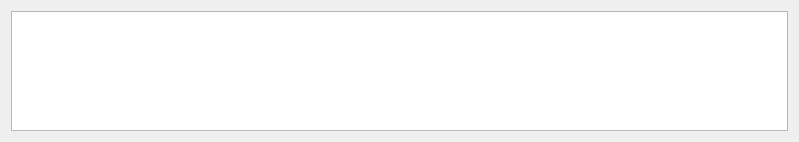
<?xml version="1.0" encoding="UTF-8"?>
<ui version="4.0">
 <class>ItemsList</class>
 <widget class="QWidget" name="ItemsList">
  <property name="geometry">
   <rect>
    <x>0</x>
    <y>0</y>
    <width>799</width>
    <height>142</height>
   </rect>
  </property>
  <property name="sizePolicy">
   <sizepolicy hsizetype="Expanding" vsizetype="Expanding">
    <horstretch>0</horstretch>
    <verstretch>0</verstretch>
   </sizepolicy>
  </property>
  <property name="minimumSize">
   <size>
    <width>799</width>
    <height>142</height>
   </size>
  </property>
  <property name="maximumSize">
   <size>
    <width>2000</width>
    <height>1000</height>
   </size>
  </property>
  <property name="windowTitle">
   <string>Form</string>
  </property>
  <layout class="QGridLayout" name="gridLayout">
   <item row="0" column="0">
    <widget class="QTableView" name="itemsTable">
     <property name="enabled">
      <bool>true</bool>
     </property>
     <property name="sizePolicy">
      <sizepolicy hsizetype="Expanding" vsizetype="Expanding">
       <horstretch>0</horstretch>
       <verstretch>0</verstretch>
      </sizepolicy>
     </property>
     <property name="minimumSize">
      <size>
       <width>777</width>
       <height>120</height>
      </size>
     </property>
     <property name="maximumSize">
      <size>
       <width>2000</width>
       <height>120</height>
      </size>
     </property>
     <property name="autoFillBackground">
      <bool>false</bool>
     </property>
    </widget>
   </item>
  </layout>
 </widget>
 <resources/>
 <connections/>
</ui>
